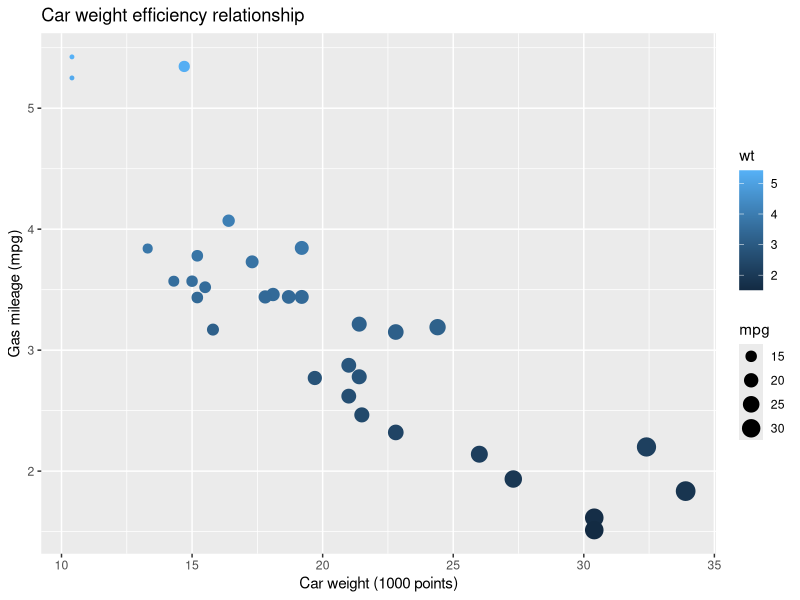

Write the R code that produced this figure.
## ---- chunk 1
library(tidyverse)
## ---- chunk 2
4 == 5
## ---- chunk 3
4 == 4
## ---- chunk 4
4 != 5
## ---- chunk 5
# Does 4 match "4"?
4 == "4"
## ---- chunk 6
# With assigned variables:
cat <- 10
dog <- 7

cat > dog
## ---- chunk 7
# Is dog greater than cat, OR is cat less than 20?

dog > cat | cat < 20

# Is dog less than cat AND cat == 10?

dog < cat & cat == 10
## ---- chunk 8
View(mtcars)

ggplot(data = mtcars, aes(x = mpg, y = wt)) +
  geom_point(aes(size = mpg, color = wt)) +
  labs(x = "Car weight (1000 points)", y = "Gas mileage (mpg)", title = "Car weight efficiency relationship" )
